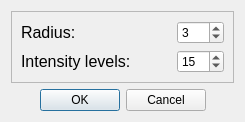
<?xml version="1.0" encoding="UTF-8"?>
<ui version="4.0">
 <class>OilDialog</class>
 <widget class="QDialog" name="OilDialog">
  <property name="windowModality">
   <enum>Qt::ApplicationModal</enum>
  </property>
  <property name="geometry">
   <rect>
    <x>0</x>
    <y>0</y>
    <width>245</width>
    <height>120</height>
   </rect>
  </property>
  <property name="sizePolicy">
   <sizepolicy hsizetype="Fixed" vsizetype="Fixed">
    <horstretch>0</horstretch>
    <verstretch>0</verstretch>
   </sizepolicy>
  </property>
  <property name="windowTitle">
   <string>Oil filter parameters</string>
  </property>
  <layout class="QVBoxLayout" name="verticalLayout">
   <item>
    <widget class="QFrame" name="frame">
     <property name="frameShape">
      <enum>QFrame::StyledPanel</enum>
     </property>
     <property name="frameShadow">
      <enum>QFrame::Raised</enum>
     </property>
     <layout class="QFormLayout" name="formLayout">
      <property name="fieldGrowthPolicy">
       <enum>QFormLayout::AllNonFixedFieldsGrow</enum>
      </property>
      <item row="0" column="1">
       <widget class="QSpinBox" name="spinBoxDispersion">
        <property name="minimum">
         <number>1</number>
        </property>
        <property name="maximum">
         <number>15</number>
        </property>
        <property name="value">
         <number>3</number>
        </property>
       </widget>
      </item>
      <item row="0" column="0">
       <widget class="QLabel" name="label">
        <property name="minimumSize">
         <size>
          <width>150</width>
          <height>0</height>
         </size>
        </property>
        <property name="font">
         <font>
          <pointsize>12</pointsize>
         </font>
        </property>
        <property name="text">
         <string>Radius:</string>
        </property>
       </widget>
      </item>
      <item row="1" column="0">
       <widget class="QLabel" name="label_2">
        <property name="font">
         <font>
          <pointsize>12</pointsize>
         </font>
        </property>
        <property name="text">
         <string>Intensity levels:</string>
        </property>
       </widget>
      </item>
      <item row="1" column="1">
       <widget class="QSpinBox" name="intensitySpinBox">
        <property name="minimum">
         <number>1</number>
        </property>
        <property name="maximum">
         <number>20</number>
        </property>
        <property name="value">
         <number>15</number>
        </property>
       </widget>
      </item>
     </layout>
    </widget>
   </item>
   <item>
    <widget class="QDialogButtonBox" name="buttonBox">
     <property name="orientation">
      <enum>Qt::Horizontal</enum>
     </property>
     <property name="standardButtons">
      <set>QDialogButtonBox::Cancel|QDialogButtonBox::Ok</set>
     </property>
     <property name="centerButtons">
      <bool>true</bool>
     </property>
    </widget>
   </item>
  </layout>
 </widget>
 <resources/>
 <connections>
  <connection>
   <sender>buttonBox</sender>
   <signal>accepted()</signal>
   <receiver>OilDialog</receiver>
   <slot>accept()</slot>
   <hints>
    <hint type="sourcelabel">
     <x>248</x>
     <y>254</y>
    </hint>
    <hint type="destinationlabel">
     <x>157</x>
     <y>274</y>
    </hint>
   </hints>
  </connection>
  <connection>
   <sender>buttonBox</sender>
   <signal>rejected()</signal>
   <receiver>OilDialog</receiver>
   <slot>reject()</slot>
   <hints>
    <hint type="sourcelabel">
     <x>316</x>
     <y>260</y>
    </hint>
    <hint type="destinationlabel">
     <x>286</x>
     <y>274</y>
    </hint>
   </hints>
  </connection>
 </connections>
</ui>
